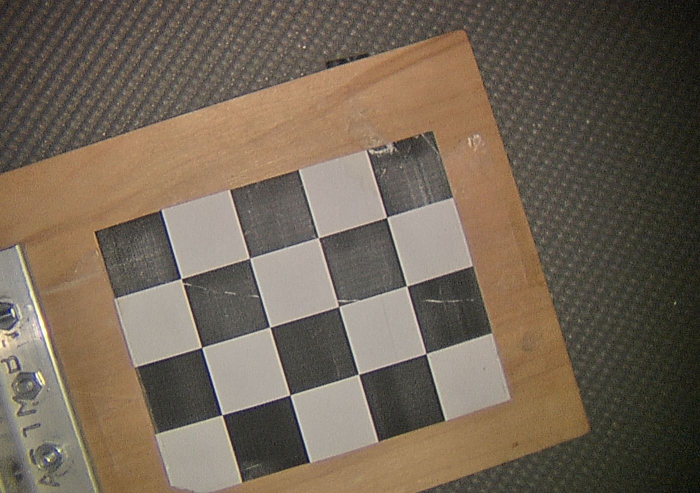
#> input picture imageProccessing/Images/12left.png, 1400 x 986 px (shown at 1/2 size); its folder holds 4 pictures in this run; the run also reads 1 picture not shown here
$ python steroCal.py
#> lines starting #> are read from the running program, lines starting #| are printed output that depends on the picture
import cv2 as cv
import numpy as np
import glob
from scipy import linalg
import matplotlib.pyplot as plt

# The purpose of this file is to do stereo calibration,
# and eventually use triagnulation (DLT) to project the 2d coord to 3d

#stereoCalibration
def stereo_calibrate(mtx1, dist1, mtx2, dist2, frames_folder):

    #go through all the images in folder and put in array of cv images
    images_names = glob.glob(frames_folder)
    images_names = sorted(images_names)
    c1_images_names = images_names[:len(images_names)//2]
    c2_images_names = images_names[len(images_names)//2:]

    c1_images = []
    c2_images = []
    for im1, im2 in zip(c1_images_names, c2_images_names):
        _im = cv.imread(im1, 1)
        c1_images.append(_im)

        _im = cv.imread(im2, 1)
        c2_images.append(_im)

    #------------------------------------------------------------------------
    criteria = (cv.TERM_CRITERIA_EPS + cv.TERM_CRITERIA_MAX_ITER, 100, 0.0001)

    rows = 5 #checkerboard rows
    columns = 8 # checkerboard columns
    world_scaling = 15. #checkerboard square size (mm)

    #setup for 3d coordinates
    objp = np.zeros((rows*columns,3), np.float32)
    objp[:,:2] = np.mgrid[0:rows,0:columns].T.reshape(-1,2)
    objp = world_scaling* objp
    width = c1_images[0].shape[1]
#> width = 1400
    height = c1_images[0].shape[0]
#> height = 986

    #arrays for checkerboard coordinates
    imgpoints_left = [] # 2d points (pixel)
    imgpoints_right = [] # 2d points (pixel)
    objpoints = [] # 3d points (mm)

    for frame1, frame2 in zip(c1_images, c2_images):
        gray1 = cv.cvtColor(frame1, cv.COLOR_BGR2GRAY)
        gray2 = cv.cvtColor(frame2, cv.COLOR_BGR2GRAY)
        c_ret1, corners1 = cv.findChessboardCorners(gray1, (rows, columns), None)
        c_ret2, corners2 = cv.findChessboardCorners(gray2, (rows, columns), None)
        # cv.imshow('img',frame1)
        # cv.waitKey(0)
        # cv.destroyAllWindows()

        #if corners detected are true
        if c_ret1 == True and c_ret2 == True:
            corners1 = cv.cornerSubPix(gray1, corners1, (11, 11), (-1, -1), criteria)
            corners2 = cv.cornerSubPix(gray2, corners2, (11, 11), (-1, -1), criteria)

            objpoints.append(objp)
            imgpoints_left.append(corners1)
            imgpoints_right.append(corners2)
#> this loop made 2 passes
#> (c_ret1, c_ret2) on passes 1 to 2: (False, False), (False, False)
#> pass 1, in stereo_calibrate, `gray1 = cv.cvtColor(frame1, cv.COLOR_BGR2GRAY)`:
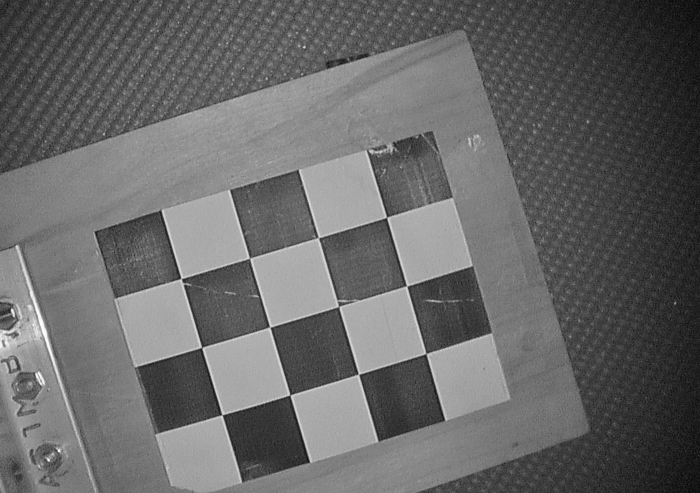
#> gray1: shape (986, 1400) (shown at 1/2 size); min 0, max 255, mean 103
#> pass 2, in stereo_calibrate, `gray1 = cv.cvtColor(frame1, cv.COLOR_BGR2GRAY)`:
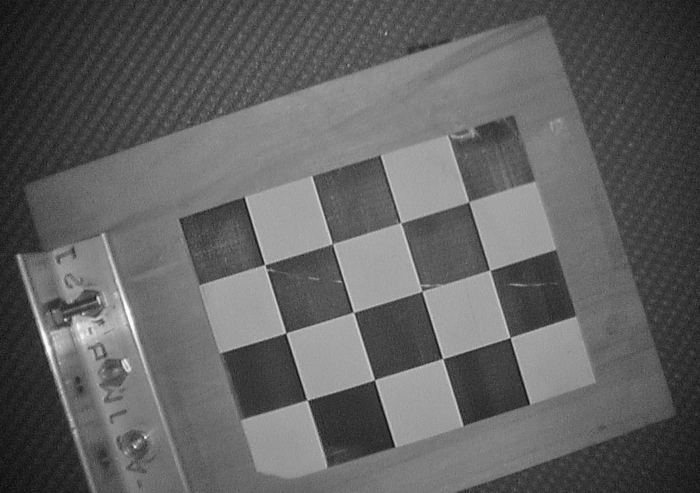
#> gray1: shape (986, 1400) (shown at 1/2 size); min 0, max 253, mean 97.5
#> after the loop, imgpoints_left = []; imgpoints_right = []; objpoints = []


    # [6 lines of commented-out code are left out]

    stereocalibration_flags = cv.CALIB_FIX_INTRINSIC
#> (the run stopped early here; a loop or call above may not have finished)
